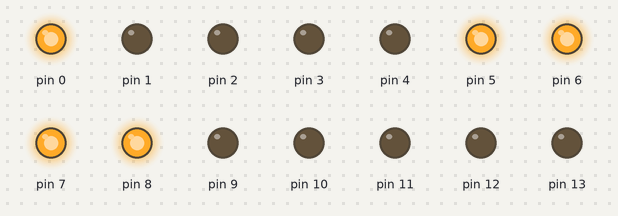
A sketch run on a simulated Arduino Uno, built with avr-gcc and run on an emulated ATmega328P. On the bench: output pins drawn as LEDs (lit = HIGH).

Above: at 0.02 s.
At 0.37 s:
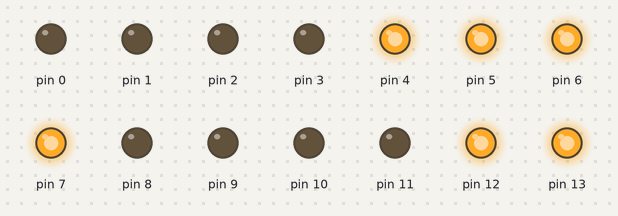
At 0.72 s:
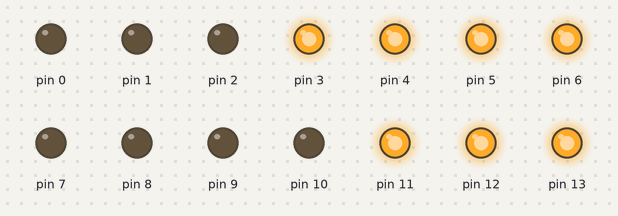
At 1.47 s:
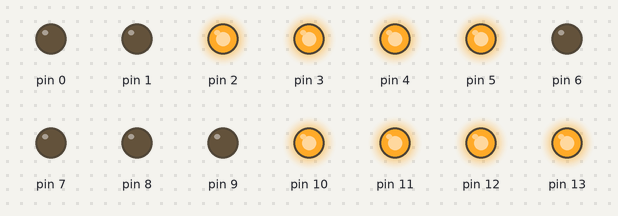
At 2.17 s:
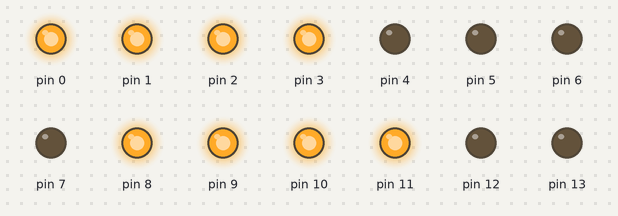
At 2.92 s:
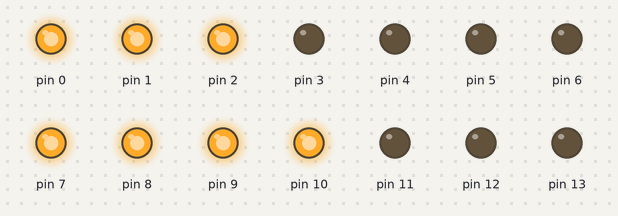
Timing chart, 0 to 3.2 s (numbered marks = the images above):
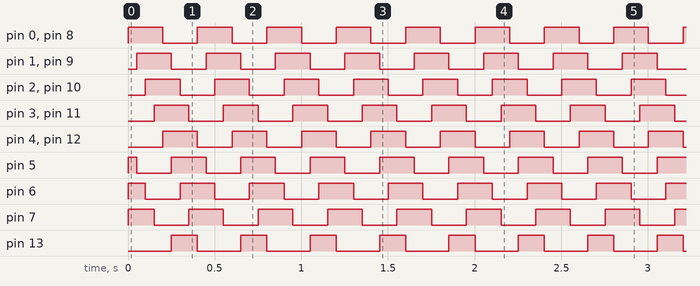

The sketch:

3.Running_LED.ino
```cpp
/*
Running LED Arduino by Sarjana Electro
*/

// the setup function runs once when you press reset or power the board
void setup() {
  // initialize digital pin LED_BUILTIN as an output.
  pinMode(0, OUTPUT);
  pinMode(1, OUTPUT);
  pinMode(2, OUTPUT);
  pinMode(3, OUTPUT);
  pinMode(4, OUTPUT);
  pinMode(5, OUTPUT);
  pinMode(6, OUTPUT);
  pinMode(7, OUTPUT);
  pinMode(8, OUTPUT);
  pinMode(9, OUTPUT);
  pinMode(10, OUTPUT);
  pinMode(11, OUTPUT);
  pinMode(12, OUTPUT);
  pinMode(13, OUTPUT);
}

// the loop function runs over and over again forever
void loop() {
  digitalWrite(0, HIGH);   // turn the LED on (HIGH is the voltage level)                      // wait for a second
  digitalWrite(1, LOW);    // turn the LED off by making the voltage LOW
  digitalWrite(2, LOW);
  digitalWrite(3, LOW);
  digitalWrite(4, LOW);
  digitalWrite(5, HIGH);
  digitalWrite(6, HIGH);
  digitalWrite(7, HIGH);
  digitalWrite(8, HIGH);
  digitalWrite(9, LOW);
  digitalWrite(10, LOW);
  digitalWrite(11, LOW);
  digitalWrite(12, LOW);
  digitalWrite(13, LOW);
  delay(50);
  digitalWrite(0, HIGH);   // turn the LED on (HIGH is the voltage level)                      // wait for a second
  digitalWrite(1, HIGH);    // turn the LED off by making the voltage LOW
  digitalWrite(2, LOW);
  digitalWrite(3, LOW);
  digitalWrite(4, LOW);
  digitalWrite(5, LOW);
  digitalWrite(6, HIGH);
  digitalWrite(7, HIGH);
  digitalWrite(8, HIGH);
  digitalWrite(9, HIGH);
  digitalWrite(10, LOW);
  digitalWrite(11, LOW);
  digitalWrite(12, LOW);
  digitalWrite(13, LOW);
  delay(50);
  digitalWrite(0, HIGH);   // turn the LED on (HIGH is the voltage level)                      // wait for a second
  digitalWrite(1, HIGH);    // turn the LED off by making the voltage LOW
  digitalWrite(2, HIGH);
  digitalWrite(3, LOW);
  digitalWrite(4, LOW);
  digitalWrite(5, LOW);
  digitalWrite(6, LOW);
  digitalWrite(7, HIGH);
  digitalWrite(8, HIGH);
  digitalWrite(9, HIGH);
  digitalWrite(10, HIGH);
  digitalWrite(11, LOW);
  digitalWrite(12, LOW);
  digitalWrite(13, LOW);
  delay(50);
  digitalWrite(0, HIGH);   // turn the LED on (HIGH is the voltage level)                      // wait for a second
  digitalWrite(1, HIGH);    // turn the LED off by making the voltage LOW
  digitalWrite(2, HIGH);
  digitalWrite(3, HIGH);
  digitalWrite(4, LOW);
  digitalWrite(5, LOW);
  digitalWrite(6, LOW);
  digitalWrite(7, LOW);
  digitalWrite(8, HIGH);
  digitalWrite(9, HIGH);
  digitalWrite(10, HIGH);
  digitalWrite(11, HIGH);
  digitalWrite(12, LOW);
  digitalWrite(13, LOW);
  delay(50);
  digitalWrite(0, LOW);   // turn the LED on (HIGH is the voltage level)                      // wait for a second
  digitalWrite(1, HIGH);    // turn the LED off by making the voltage LOW
  digitalWrite(2, HIGH);
  digitalWrite(3, HIGH);
  digitalWrite(4, HIGH);
  digitalWrite(5, LOW);
  digitalWrite(6, LOW);
  digitalWrite(7, LOW);
  digitalWrite(8, LOW);
  digitalWrite(9, HIGH);
  digitalWrite(10, HIGH);
  digitalWrite(11, HIGH);
  digitalWrite(12, HIGH);
  digitalWrite(13, LOW);
  delay(50);
  digitalWrite(0, LOW);   // turn the LED on (HIGH is the voltage level)                      // wait for a second
  digitalWrite(1, LOW);    // turn the LED off by making the voltage LOW
  digitalWrite(2, HIGH);
  digitalWrite(3, HIGH);
  digitalWrite(4, HIGH);
  digitalWrite(5, HIGH);
  digitalWrite(6, LOW);
  digitalWrite(7, LOW);
  digitalWrite(8, LOW);
  digitalWrite(9, LOW);
  digitalWrite(10, HIGH);
  digitalWrite(11, HIGH);
  digitalWrite(12, HIGH);
  digitalWrite(13, HIGH);
  delay(50);
  digitalWrite(0, LOW);   // turn the LED on (HIGH is the voltage level)                      // wait for a second
  digitalWrite(1, LOW);    // turn the LED off by making the voltage LOW
  digitalWrite(2, LOW);
  digitalWrite(3, HIGH);
  digitalWrite(4, HIGH);
  digitalWrite(5, HIGH);
  digitalWrite(6, HIGH);
  digitalWrite(7, LOW);
  digitalWrite(8, LOW);
  digitalWrite(9, LOW);
  digitalWrite(10, LOW);
  digitalWrite(11, HIGH);
  digitalWrite(12, HIGH);
  digitalWrite(13, HIGH);
  delay(50);
  digitalWrite(0, LOW);   // turn the LED on (HIGH is the voltage level)                      // wait for a second
  digitalWrite(1, LOW);    // turn the LED off by making the voltage LOW
  digitalWrite(2, LOW);
  digitalWrite(3, LOW);
  digitalWrite(4, HIGH);
  digitalWrite(5, HIGH);
  digitalWrite(6, HIGH);
  digitalWrite(7, HIGH);
  digitalWrite(8, LOW);
  digitalWrite(9, LOW);
  digitalWrite(10, LOW);
  digitalWrite(11, LOW);
  digitalWrite(12, HIGH);
  digitalWrite(13, HIGH);
  delay(50);
  }
```

Measured:
- by itself, pin 0–4, pin 7–12: alternates HIGH for 0.20 s and LOW for 0.20 s
- by itself, pin 5, pin 6: repeats every 0.40 s: LOW 0.20 s, HIGH 0.20 s
- by itself, pin 13: alternates HIGH for 0.15 s and LOW for 0.25 s
